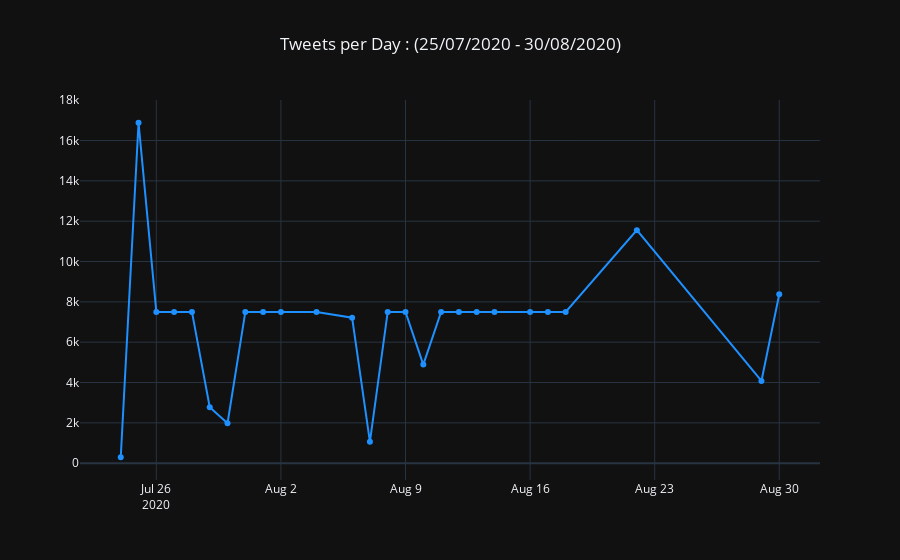

Here is the notebook cell this chart was saved with:
### Code cell
fig=go.Figure(go.Scatter(x = tweet_date['date'],
                         y = tweet_date['count'],
                         mode ='markers+lines',
                         name = "Submissions",
                         marker_color ='dodgerblue'))

fig.update_layout(title_text='Tweets per Day : ({} - {}) '.format(covid['only_date'].sort_values()[0].strftime("%d/%m/%Y"),
                                                                  covid['only_date'].sort_values().iloc[-1].strftime("%d/%m/%Y")),
                  template="plotly_dark",
                  title_x=0.5)
fig.show()

### Figure 1 — Plotly figure (JSON) as saved in the notebook; plotly's stock layout.template omitted (floating-point values rounded to 4 significant figures)
{"data": [{"marker": {"color": "dodgerblue"}, "mode": "markers+lines", "name": "Submissions", "type": "scatter", "x": ["2020-08-30T00:00:00", "2020-08-29T00:00:00", "2020-08-22T00:00:00", "2020-08-18T00:00:00", "2020-08-17T00:00:00", "2020-08-16T00:00:00", "2020-08-14T00:00:00", "2020-08-13T00:00:00", "2020-08-12T00:00:00", "2020-08-11T00:00:00", "2020-08-10T00:00:00", "2020-08-09T00:00:00", "2020-08-08T00:00:00", "2020-08-07T00:00:00", "2020-08-06T00:00:00", "2020-08-04T00:00:00", "2020-08-02T00:00:00", "2020-08-01T00:00:00", "2020-07-31T00:00:00", "2020-07-30T00:00:00", "2020-07-29T00:00:00", "2020-07-28T00:00:00", "2020-07-27T00:00:00", "2020-07-26T00:00:00", "2020-07-25T00:00:00", "2020-07-24T00:00:00"], "y": [8375, 4077, 11555, 7500, 7500, 7500, 7500, 7500, 7500, 7500, 4891, 7500, 7500, 1060, 7214, 7500, 7500, 7500, 7500, 1980, 2780, 7500, 7500, 7500, 16881, 295]}], "layout": {"title": {"text": "Tweets per Day : (25/07/2020 - 30/08/2020) ", "x": 0.5}}}
